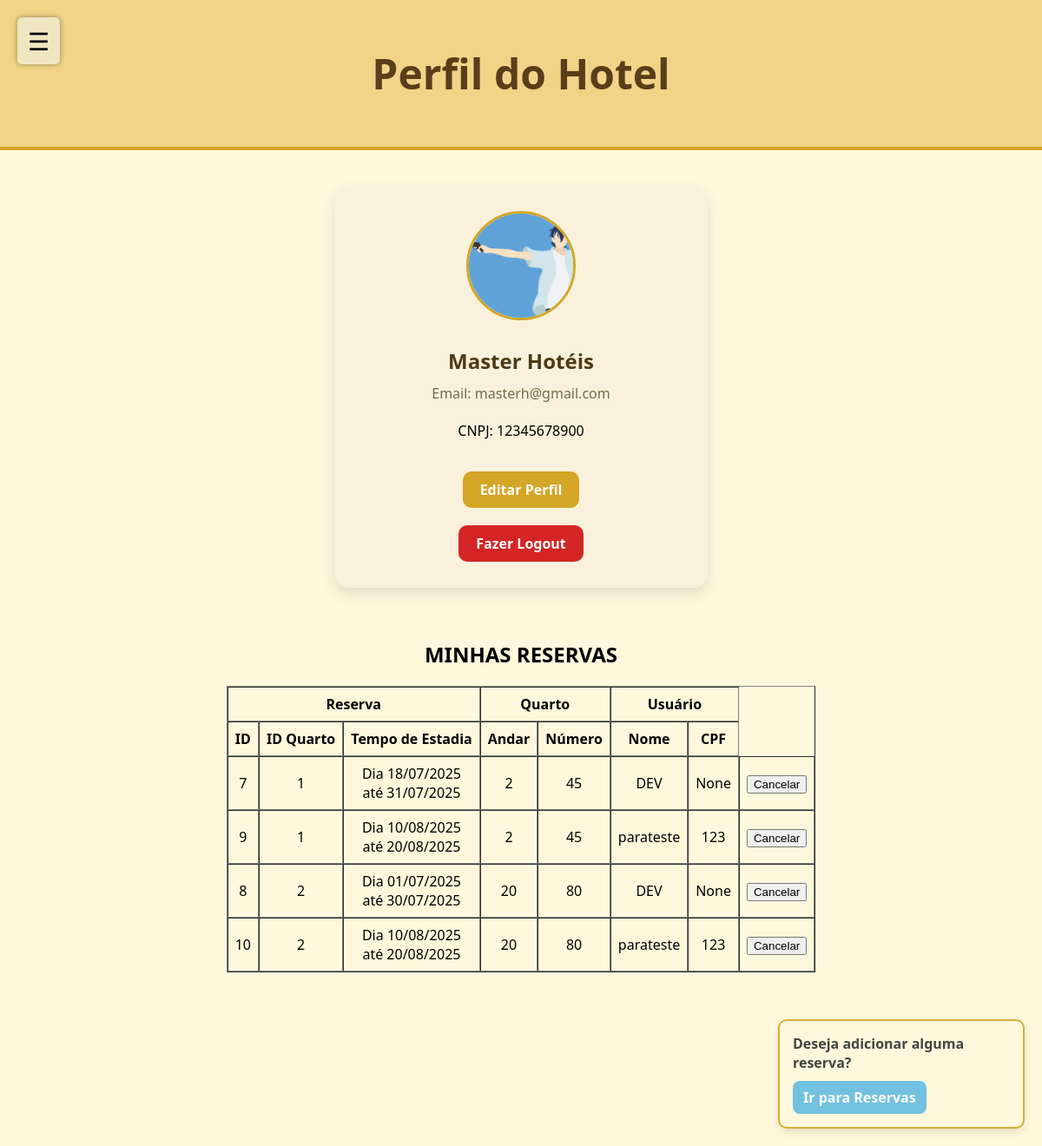
Page /perfil_hotel (signed in) on the committed database.
### tables this page shows
CREATE TABLE reservas 
(
    id_reserva INTEGER PRIMARY KEY AUTOINCREMENT,
    id_usuario INTEGER, 
    id_quarto INTEGER,
    data_checkin DATE,
    data_checkout DATE,
    FOREIGN KEY (id_usuario) REFERENCES usuarios(id_usuario),
    FOREIGN KEY (id_quarto) REFERENCES quartos(id_quarto)
);

CREATE TABLE quartos 
(
    id_quarto INTEGER PRIMARY KEY AUTOINCREMENT,
    andar TEXT,
    numero_quarto TEXT,
    preco REAL,
    imagem TEXT,
    id_hotel INTEGER, descricao TEXT,
    FOREIGN KEY (id_hotel) REFERENCES hoteis(id_hotel)
);

CREATE TABLE usuarios 
(
    id_usuario INTEGER PRIMARY KEY AUTOINCREMENT, 
    nome TEXT,
    email TEXT,
    senha TEXT,
    cpf INTEGER, 
    imagem TEXT
);

### routes/route_hotel.py (the view)
@hotel_bp.route('/perfil_hotel', methods=['GET', 'POST'])
def perfil_hotel():
    if 'hotel' not in session:
        return redirect(url_for('hotel.cadastro_hotel'))
    else:
        hotel = session['hotel']
        quarto_model = QuartoModel(id_hotel=hotel['id'])
        quartos = quarto_model.buscar_todos_quartos_do_hotel()
        reservas_detalhadas = []
        for i, quarto in enumerate(quartos):
            reserva_model = ReservaModel(id_quarto=quarto["id_quarto"])
            reservas = reserva_model.buscar_por_reservas_do_quarto()
            for reserva in reservas:
                usuario_da_reserva_model = ReservaModel(id_usuario=reserva["id_usuario"])
                usuario_da_reserva = usuario_da_reserva_model.buscar_por_usuario_da_reserva()
                listacheckin = reserva["data_checkin"].split("-")
                listacheckout = reserva["data_checkout"].split("-")
                strcheckin = listacheckin[2] + "/" + listacheckin[1] + "/" + listacheckin[0]
                strcheckout = listacheckout[2] + "/" + listacheckout[1] + "/" + listacheckout[0]
                conversao1 = datetime.strptime(strcheckin, "%d/%m/%Y")
                conversao2 = datetime.strptime(strcheckout, "%d/%m/%Y")
                diferenca = conversao2 - conversao1
                tempo_estadia = diferenca.days
                del listacheckin
                del listacheckout
                reservas_detalhadas.append({
                    'reserva': reserva,
                    'usuario_da_reserva' : usuario_da_reserva,
                    'quarto': quarto,
                    'hotel': hotel,
                    'checkin' : strcheckin,
                    'checkout' : strcheckout
                })
        return render_template('empresa/perfil_hotel.html', hotel=hotel, reservas=reservas_detalhadas)

### models/connect.py (called while the page is built)
    def connect(self):
        self.conn = sqlite3.connect(self.db_name)
        self.conn.row_factory = sqlite3.Row  # Para retornar dicionários
        self.cursor = self.conn.cursor()

    def execute(self, query, params=None):
        if self.conn is None:
            self.connect()
        if params:
            self.cursor.execute(query, params)
        else:
            self.cursor.execute(query)
        return self.cursor

    def fetchall(self):
        return self.cursor.fetchall()

    def fetchone(self):
        return self.cursor.fetchone()

    def close(self):
        if self.conn:
            self.conn.close()
            self.conn = None
            self.cursor = None

### models/quarto_model.py (called while the page is built)
    def buscar_todos_quartos_do_hotel(self):
        db = Database()
        db.connect()
        sql = "SELECT * FROM quartos WHERE id_hotel=?"
        db.execute(sql, (self.id_hotel,))
        quartos = db.fetchall()
        db.close()
        return quartos

### models/reserva_model.py (called while the page is built)
    def buscar_por_reservas_do_quarto(self):
        db = Database()
        db.connect()
        sql = "SELECT * FROM reservas WHERE id_quarto=?"
        db.execute(sql, (self.id_quarto,))
        reservas = db.fetchall()
        db.close()
        return reservas

    def buscar_por_usuario_da_reserva(self):
        db = Database()
        db.connect()
        sql = "SELECT * FROM usuarios WHERE id_usuario=?"
        db.execute(sql, (self.id_usuario,))
        reservas = db.fetchone()
        db.close()
        return reservas

### templates/empresa/perfil_hotel.html (shortened to what this page needs)
<!DOCTYPE html>
<html lang="pt-BR">
<head>
  <link rel="stylesheet" href="/static/estilos/estilo_perfil_adm.css">
</head>
<body>
  <header class="topo">
    <h1>Perfil do Hotel</h1>
  </header>
  <div class="opcoes" onclick="toggleSidebar()">☰</div>
</head>
<body>
  <div class="opcoes" onclick="toggleSidebar()">☰</div>
  <main class="container">
    <section class="card-perfil">
      <div class="foto-perfil">
          <img src="{{ url_for('static', filename=hotel.foto) }}" alt="Foto Hotel">
      </div>
      <h2>{{session['hotel']['nome']}}</h2>
      <p class="email">Email: {{session['hotel']['email']}}</p>
      <p class="cnpj">CNPJ: {{session['hotel']['cnpj']}}</p>
      <a href="/editar_perfil_hotel" class="botao-editar">Editar Perfil</a>
      <a href="/sair" class="botao-excluir">Fazer Logout</a>
    </section>
    <div class="popup-reserva">
  <p><strong>Deseja adicionar alguma reserva?</strong></p>
  <a href="/reservas" class="btn-reserva">Ir para Reservas</a>
</div>
  </main>
  <h2 style="text-align: center;">MINHAS RESERVAS</h2>
  <table border="1" cellpadding="8" cellspacing="0" style="text-align: center;">
    <thead>
      <tr>
        <th colspan="3">Reserva</th>
        <th colspan="2">Quarto</th>
        <th colspan="2">Usuário</th>
      </tr>
      <tr>
        <th>ID</th>
        <th>ID Quarto</th>
        <th>Tempo de Estadia</th>
        <th>Andar</th>
        <th>Número</th>
        <th>Nome</th>
        <th>CPF</th>
      </tr>
    </thead>
    <tbody>
      {% if reservas %}
        {% for item in reservas %}
          <tr>
            <td>{{ item.reserva.id_reserva }}</td>
            <td>{{ item.reserva.id_quarto }}</td>
            <td>Dia {{ item.checkin}}<br>até {{item.checkout}}</td>
            <td>{{ item.quarto.andar }}</td>
            <td>{{ item.quarto.numero_quarto }}</td>
            <td>{{ item.usuario_da_reserva.nome}}</td>
            <td>{{ item.usuario_da_reserva.cpf }}</td>
            <td>
              <form action="/cancelar_reserva" method="post">
                <button type="submit" class="botao-cancelar">Cancelar</button>
              </form>
            </td>
          </tr>
        {% endfor %}
      {% else %}
        <tr>
          <td colspan="11" style="text-align: center;">Nenhuma reserva encontrada.</td>
        </tr>
      {% endif %}
    </tbody>
    </table>
</body>
</html>

### static/estilos/estilo_perfil_adm.css (style rules this page uses)
body { margin: 0; font-family: 'Segoe UI', Tahoma, Geneva, Verdana, sans-serif; background-color: #fff8dc; }
.topo { background-color: #f1d487; padding: 20px; text-align: center; font-size: 1.5em; color: #5a3e1b; border-bottom: 4px solid #d3a625; }
.container { display: flex; justify-content: center; align-items: center; padding: 40px; }
.card-perfil { background-color: #f9f1dc; border-radius: 16px; padding: 30px 40px; box-shadow: 0 8px 16px rgba(0,0,0,0.1); display: flex; flex-direction: column; align-items: center; width: 350px; }
.foto-perfil { width: 120px; height: 120px; border-radius: 50%; border: 3px solid #d3a625; margin-bottom: 20px; overflow: hidden; display: flex; justify-content: center; }
.foto-perfil img { width: auto; height: 100%; }
.botao-excluir { display: inline-block; margin-top: 20px; padding: 10px 20px; background-color: #d32525; color: white; border-radius: 10px; text-decoration: none; font-weight: bold; transition: background-color 0.3s ease; }
.card-perfil h2 { margin: 10px 0 5px; color: #4d3a14; }
.email, .cpf { color: #7a6846; margin: 5px 0; }
.botao-editar { display: inline-block; margin-top: 20px; padding: 10px 20px; background-color: #d3a625; color: white; border-radius: 10px; text-decoration: none; font-weight: bold; transition: background-color 0.3s ease; }
.opcoes { font-size: 28px; cursor: pointer; position: fixed; top: 20px; left: 20px; z-index: 1003; background-color: #f0e6c2; padding: 8px 12px; border-radius: 6px; box-shadow: 0 0 6px rgba(0, 0, 0, 0.2); }
.popup-reserva { position: fixed; bottom: 20px; right: 20px; background-color: #fff8dc; border: 2px solid #d4af37; border-radius: 10px; padding: 15px; box-shadow: 0 4px 10px rgba(0,0,0,0.1); z-index: 1000; width: 250px; }
.popup-reserva p { margin: 0 0 10px; color: #444; font-weight: bold; }
.btn-reserva { display: inline-block; background-color: #73c1e0; color: white; padding: 8px 12px; border-radius: 8px; text-decoration: none; font-weight: bold; text-align: center; }
table { margin: 0 auto; margin-bottom: 200px; }

### rows in the picture
reservas: reserva.id_reserva "7", reserva.id_quarto "1"
quartos: quarto.andar "2" "2", quarto.numero_quarto "45" "45"
usuarios: usuario_da_reserva.nome "DEV" "DEV"
reservas: reserva.id_reserva "9", reserva.id_quarto "1"
usuarios: usuario_da_reserva.nome "parateste" "parateste", usuario_da_reserva.cpf "123" "123"
reservas: reserva.id_reserva "8", reserva.id_quarto "2"
quartos: quarto.andar "20" "20", quarto.numero_quarto "80" "80"
reservas: reserva.id_reserva "10", reserva.id_quarto "2"

### other values in the picture
{{ session['hotel']['nome'] }} "Master Hotéis"
{{ session['hotel']['email'] }} "masterh@gmail.com"
{{ session['hotel']['cnpj'] }} "12345678900"
{{ item.checkin }} "18/07/2025" "10/08/2025" "01/07/2025" "10/08/2025"
{{ item.checkout }} "31/07/2025" "20/08/2025" "30/07/2025" "20/08/2025"
{{ item.usuario_da_reserva.cpf }} "None" "None"
